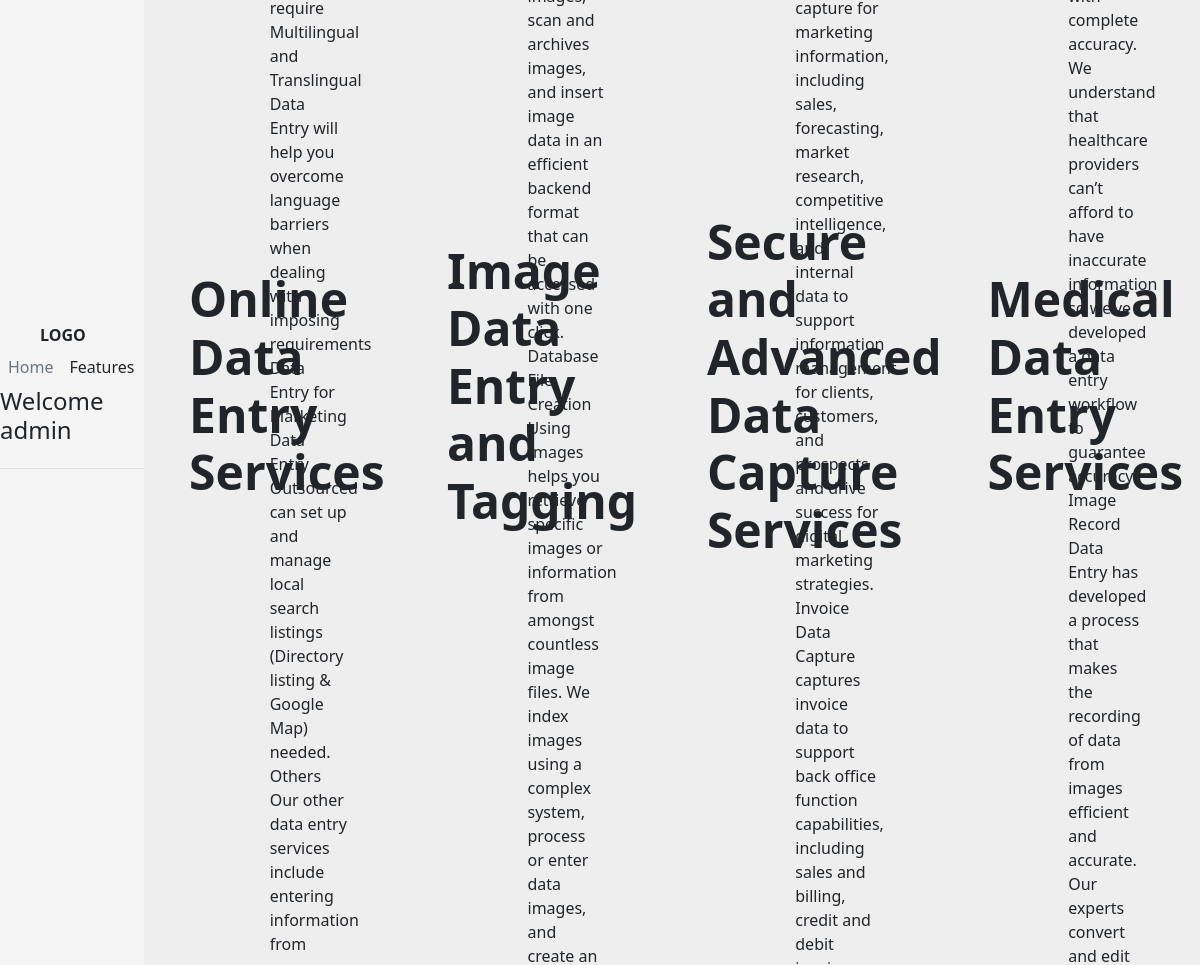
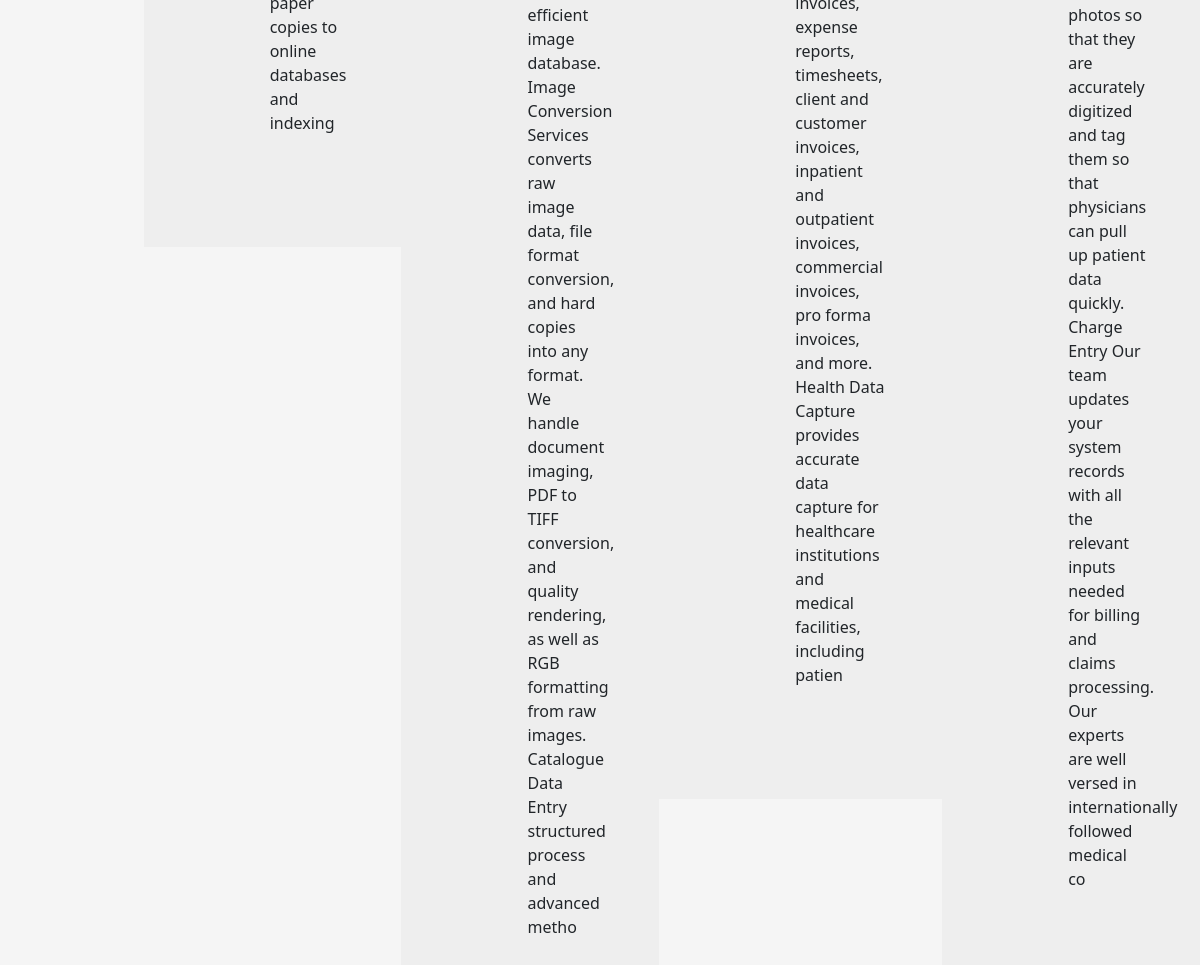
Screenshot of /online/ (signed in) with the database file from the repository (2 pictures, top to bottom).
### myFirstapp/models.py (models this page shows)
class onlineFeature(models.Model):
    title = models.CharField(max_length=100)
    description = models.CharField(max_length=1000)

### myFirstapp/views.py (the view)
# urls.py: path('online/',views.online,name='online'),
def online(request):
    features = onlineFeature.objects.all()
    return render(request,'online.html',{'feature':features})

### templates/online.html (shortened to what this page needs)
{% extends 'base.html' %}
{% block body %}
<header
        class="d-flex flex-wrap align-items-center justify-content-center justify-content-md-between py-3 mb-4 border-bottom">
        <a href="/" class="d-flex align-items-center col-md-3 mb-2 mb-md-0 text-dark text-decoration-none">
            <div class="logo">
                <b>LOGO</b>
            </div>
        </a>
        <ul class="nav col-12 col-md-auto mb-2 justify-content-center mb-md-0">
            <li><a href="/" class="nav-link px-2 link-secondary">Home</a></li>
            <li><a href="#" class="nav-link px-2 link-dark">Features</a></li>
            <li><a href="#" class="nav-link px-2 link-dark dropdown-toggle hmm" onclick="so()">Services</a>
            </li>
            <li><a href="#" class="nav-link px-2 link-dark">About</a></li>
        </ul>
        <div class="col-md-3 text-end welcome">
            {% if user.is_authenticated %}
            <h4>Welcome {{user.username}}&nbsp;</h4>
        </div>
        {% else %}
        <div class="col-md-9 text-end">
            <a href="/login"><button type="button" class="btn btn-outline-primary me-2">Login</button></a>
            <a href="/signin"><button type="button" class="btn btn-primary">Sign-up</button></a>
        </div>
        {% endif %}
    </header>
{% for i in feature %}
<section>
<div class="container col-xl-10 col-md-8 px-4 py-5">
    <div class="row align-items-center g-lg-5 py-5">
      <div class="col-sm-4 text-center text-sm-start">
        <h1 class="display-5 fw-bold lh-5 mb-1">{{i.title}}</h1>
    </div>
    <div class="col-sm-5 mx-auto col-sm-7">
        <p class="col-xl-12 fs-6">{{i.description}}</p>
      </div>
    </div>
  </div>
</section>
  {% endfor %}
{% endblock body %}

### templates/base.html (style rules this page uses)
section { background-color: #EEEEEE; margin-bottom: 25px; }
.welcome { margin-right: 40px; }
.logo { margin-left: 40px; }
html, body { height: 100%; }
body { display: flex; align-items: center; padding-top: 40px; padding-bottom: 40px; background-color: #f5f5f5; }

### rows the page displays
onlineFeature: title "Online Data Entry Services"
onlineFeature: title "Image Data Entry and Tagging"
onlineFeature: title "Secure and Advanced Data Capture Services"
onlineFeature: title "Medical Data Entry Services"

### other values shown
{{ user.username }} "admin"
